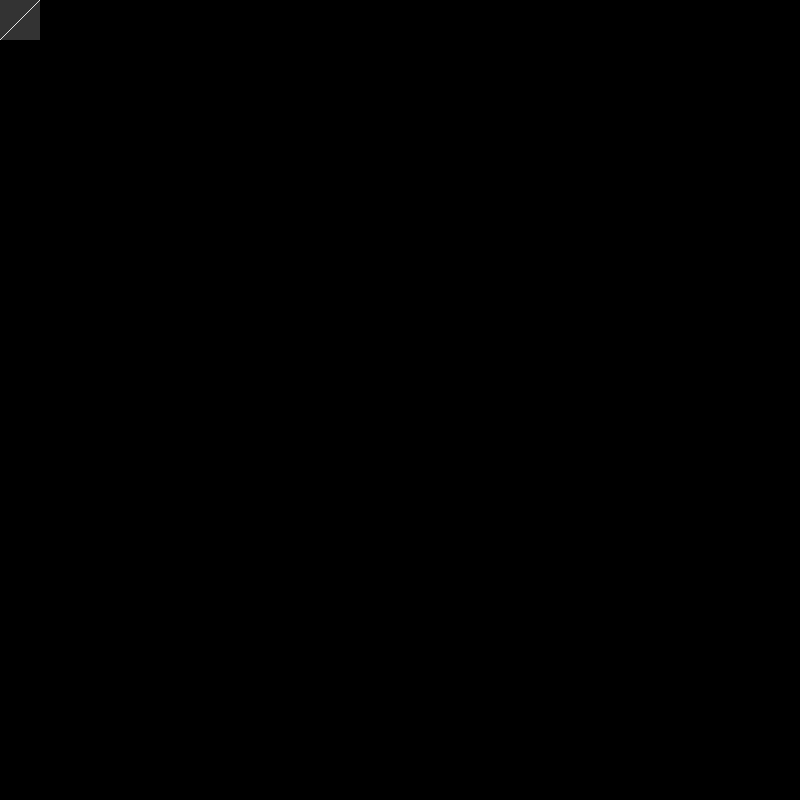
Frame 1 (no input)
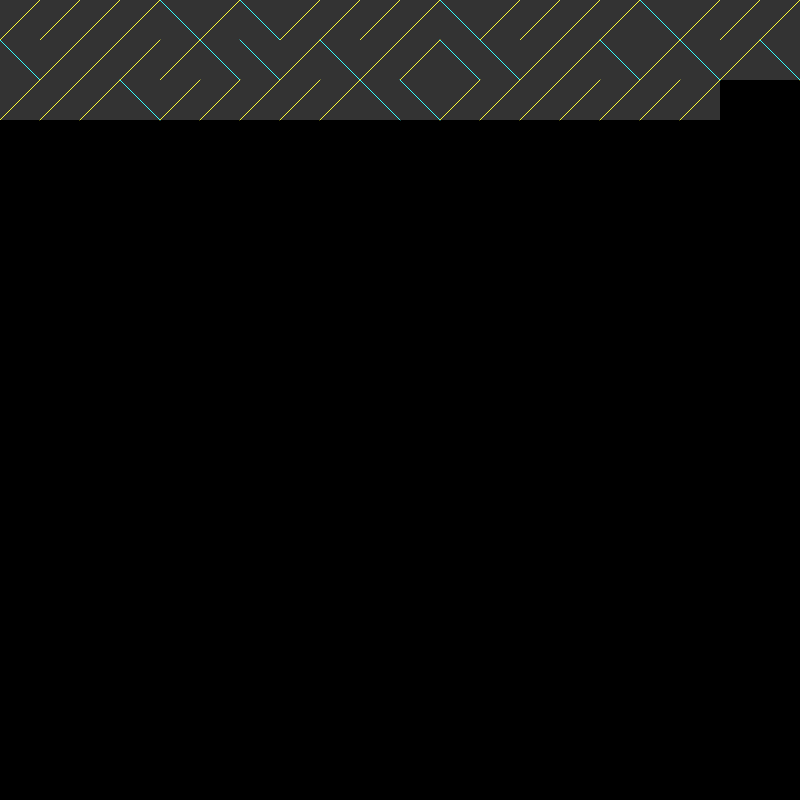
Frame 60 (no input)
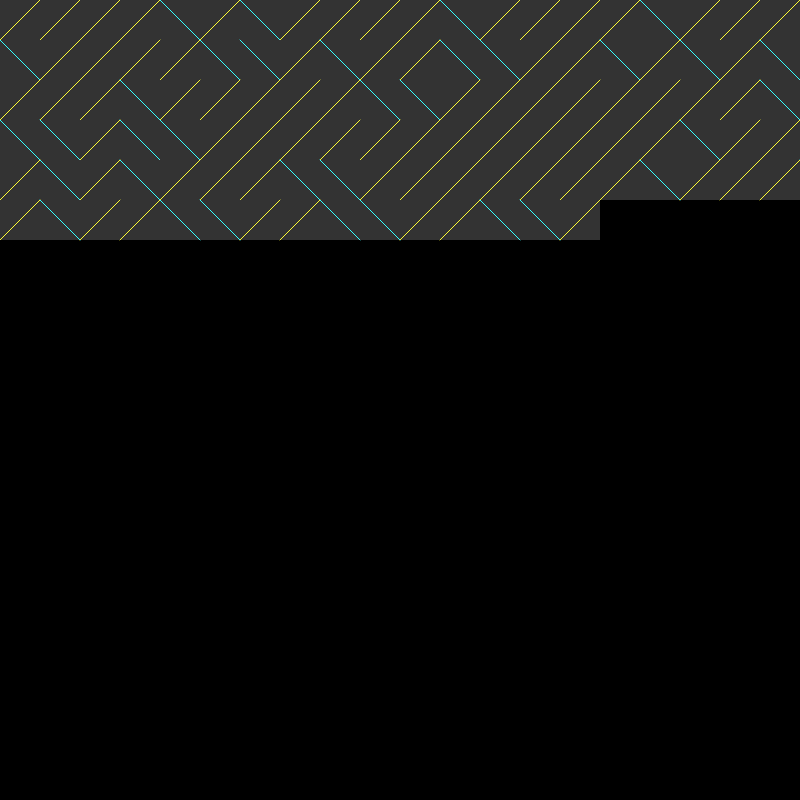
Frame 120 (the mouse pressed at the canvas centre since frame 60)

The p5.js sketch that drew these frames (run headless with seeded random() and noise() and a simulated clock; from frame 60 on, the mouse is pressed at the canvas centre):

// p5.js sketch
// ── sketch.js
let x = 0;
let y = 0;
let spacing = 40;


function setup(){
    createCanvas( spacing * 20 , spacing * 20  );
    background(0);
}

function draw(){  

    noStroke();
    fill(51);
    rect( x, y, spacing, spacing);

    if( random(1) < random(0.7) ){    
        stroke(51, 255, 255);
        line( x, y, x + spacing, y + spacing);
    } else {  
        stroke(255, 255, 51);
        line( x, y + spacing, x + spacing, y);
    }

    x = x + spacing;

    if(x > width){
        x = 0;
        y += spacing;    
    }

    if( y >= height ){
        y = 0;
    }
   
}
